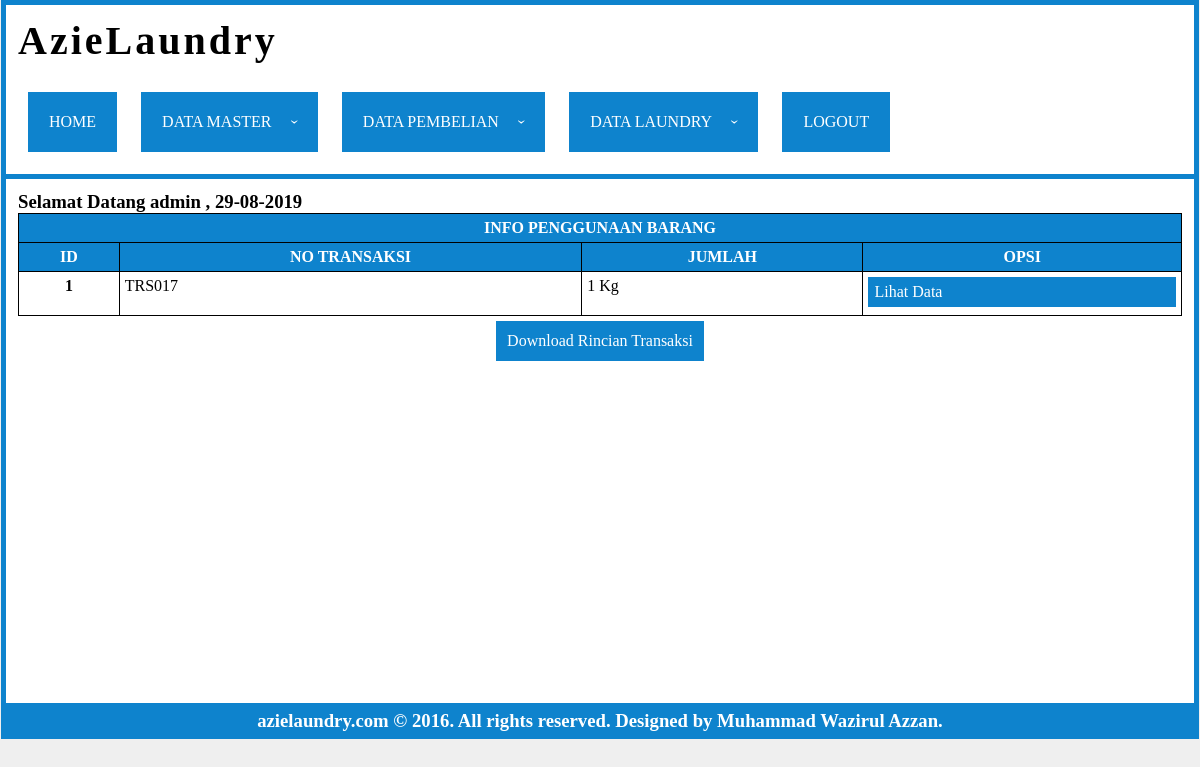
The page /index.php?page=penggunaan-barang (signed in) on the database its author committed.
### tables this page shows
CREATE TABLE `tbl_akun` (
  `id` int(11) NOT NULL,
  `username` varchar(50) NOT NULL,
  `password` varchar(50) NOT NULL,
  `nama` varchar(50) NOT NULL,
  `alamat` varchar(100) NOT NULL,
  `status` varchar(50) NOT NULL
);

CREATE TABLE `tbl_penggunaan_barang` (
  `id` int(11) NOT NULL,
  `no_transaksi` varchar(10) NOT NULL,
  `jumlah` varchar(11) NOT NULL
);

### conn/cek-login.php (called while the page is built, shortened)
<?php
include 'conn.php';
	$username = $_SESSION['username'];
	$q = mysqli_query($conn,"SELECT * from tbl_akun where username = '".$username."'");
	$data = mysqli_fetch_array($q);
	$nama = $data['nama'];
?>

### page/penggunaan-barang/read.php (the view)
<table>
	<thead>
		<tr>
			<th colspan="4">Info Penggunaan Barang</th>
		</tr>
		<tr>
			<th>ID</th>
			<th>No Transaksi</th>
			<th>jumlah</th>
			<th>Opsi</th>
		</tr>
	</thead>
	<tbody>
		<?php
		$query = mysqli_query($conn,"SELECT * FROM tbl_penggunaan_barang");
		while($data = mysqli_fetch_array($query)){
		?>
		<tr>
			<th><?=$data['id']?></th>
			<td><?=$data['no_transaksi']?></td>
			<td><?=$data['jumlah']?> Kg</td>
			<td>
			<a href="index.php?page=lihat-transaksi&no-transaksi=<?=$data['no_transaksi']?>">Lihat Data</a>
			</td>
		</tr>
		<?php
		}
		?>
	</tbody>
</table>
<ul id="submenu" style="clear: both;">
	<li><a href="page/transaksi/action.php?no-transaksi=<?=$no_transaksi?>&id-rincian=<?=$id_rincian?>">Download Rincian Transaksi</a></li>
</ul>

### index.php (shortened to what this page needs)
<?php
include 'conn/cek-login.php';
?>
<!DOCTYPE html>
<html>
<head>
<link rel="stylesheet" type="text/css" href="css/index.css">
</head>
<body>
<div id="header">
		<h1>AzieLaundry</h1><br>
		<div class="menu">
			<ul class="nav-ul">
				<li class="nav-li"><a href="index.php">home</a></li>
				<li class="nav-li"><a>data master<span class="arrow"></span></a>
				</li>
				<li class="nav-li"><a>data pembelian<span class="arrow"></span></a>
				</li>
				<li class="nav-li"><a>data laundry<span class="arrow"></span></a>
				</li>
				<li class="nav-li"><a href="logout.php">logout</a></li>
			</ul>
		</div>
</div>
<div id="body">
	<h3>Selamat Datang <?=$nama?> , <?=date('d-m-Y')?></h3>
	<?php
	if (isset($_GET['page'])) {
		$page = $_GET['page'];
	}else{
		$page = "";
	}
	if(isset($_GET['id'])){$id = $_GET['id'];}else{$id="";}
	if ($page == "konsumen") {
		include 'page/konsumen/read.php';
	}else if ($page == "akun") {
		include 'page/akun/read.php';
	}else if ($page == "akun-add" || $page == "akun-edit"){
		include 'form.php';
	}else if($page == "akun-del"){
		header("location:page/akun/action.php?aksi=del&id=$id");
	}else if ($page == "konsumen-add" || $page == "konsumen-edit" || $page == "konsumen-add-keranjang"){
		include 'form.php';
	}else if($page == "konsumen-del"){
		header("location:page/konsumen/action.php?aksi=del&id=$id");
	}else if ($page == "karyawan") {
		include 'page/karyawan/read.php';
	}else if ($page == "karyawan-add" || $page == "karyawan-edit"){
		include 'form.php';
	}else if($page == "karyawan-del"){
		header("location:page/karyawan/action.php?aksi=del&id=$id");
	}else if ($page == "supplier") {
		include 'page/supplier/read.php';
	}else if ($page == "supplier-add" || $page == "supplier-edit"){
		include 'form.php';
	}else if($page == "supplier-del"){
		header("location:page/supplier/action.php?aksi=del&id=$id");
	}else if ($page == "barang") {
		include 'page/barang/read.php';
	}else if ($page == "pembelian") {
		include 'page/pembelian/read.php';
	}else if ($page == "pembelian-add"){
		include 'form.php';
	}else if ($page == "pembelian-add-lama"){
		include 'form.php';
	}else if ($page == "histori-pembelian") {
		include 'page/histori-pembelian/read.php';
	}else if ($page == "histori-pembelian-download") {
		include 'form.php';
	}else if ($page == "jenis-laundry") {
		include 'page/jnslaundry/read.php';
	}else if ($page == "jenis-laundry-add" || $page == "jenis-laundry-edit"){
		include 'form.php';
	}else if($page == "jenis-laundry-del"){
		header("location:page/jnslaundry/action.php?aksi=del&id=$id");
	}else if ($page == "jenis-pakaian") {
		include 'page/jnspakaian/read.php';
	}else if ($page == "jenis-pakaian-add" || $page == "jenis-pakaian-edit"){
		include 'form.php';
	}else if($page == "jenis-pakaian-del"){
		header("location:page/jnspakaian/action.php?aksi=del&id=$id");
	}else if ($page == "tarif") {
		include 'page/tarif/read.php';
	}else if ($page == "tarif-add" || $page == "tarif-edit"){
		include 'form.php';
	}else if($page == "tarif-del"){
		header("location:page/tarif/action.php?aksi=del&id=$id");
	}else if ($page == "keranjang") {
		include 'page/keranjang/read.php';
	}else if($page == "keranjang-add" || $page == "set-keranjang"){
		include 'form.php';
	}else if($page == "ganti-keranjang"){
		header('location:page/keranjang/action.php?aksi=ganti-keranjang');
	}else if($page == "submit-transaksi"){
		header('location:page/keranjang/action.php?aksi=submit-transaksi');
	}else if ($page == "transaksi" || $page == "lihat-transaksi") {
		include 'page/transaksi/read.php';
	}else if ($page == "penggunaan-barang") {
		include 'page/penggunaan-barang/read.php';
	}else{
		echo "Pilih Menu Sub";
	}
	?>
</div>
<div id="footer">
	<h3>azielaundry.com © 2016. All rights reserved. Designed by Muhammad Wazirul Azzan.</h3>
</div>
</body>
</html>

### css/index.css (style rules this page uses)
* { margin: 0; padding: 0; }
a { text-decoration: none; }
ul { list-style: none; }
body { background: #efefef; }
#header { background: #fff; display: block; margin: 0 auto; width: 97%; padding: 1%; height: auto; border:5px solid #0e83cd; border-bottom: 0px solid transparent; }
#header h1 { font-family: comic sans ms; letter-spacing: 3px; font-size: 40px; }
.menu li { display: inline-block; margin: 10px; }
.menu { text-transform: uppercase; }
.nav-li a { display: block; padding: 20px; color: white; cursor: pointer; border:1px solid transparent; background: #0e83cd; }
#body { width: 97%; padding: 1%; margin: 0 auto; display: block; background: white; border:5px solid #0e83cd; border-collapse: collapse; overflow: auto; height: 500px; }
#footer { width: 97%; padding: 2px 1%; margin: 0 auto; display: block; background: white; border:5px solid #0e83cd; border-top: 0px solid white; background: #0e83cd; font-family: comic sans ms; text-align: center; color: white; border-collapse: collapse; }
#body table { width:100%; margin: 0 auto; border:1px solid #000; border-collapse: collapse; }
#body table th,#body table td { border: 1px solid black; padding: 5px; }
#body table thead { background: #0e83cd; color: white; text-transform: uppercase; }
#body table tbody { vertical-align: top; text-transform: capitalize; }
#body table tbody a { display: block; padding: 5px; color: white; cursor: pointer; border:1px solid transparent; transition: all ease-in-out 0.3s; margin-bottom: 3px; background: #0e83cd; }
#submenu { width: 100%; text-align: center; }
#submenu li { margin: 5px; display: inline-block; }
#submenu li a { display: block; padding: 10px; color: white; cursor: pointer; border:1px solid transparent; transition: all ease-in-out 0.5s; background: #0e83cd; }

### rows shown on the page
tbl_akun: nama "admin"
tbl_penggunaan_barang: id "1", no_transaksi "TRS017", jumlah "1"
